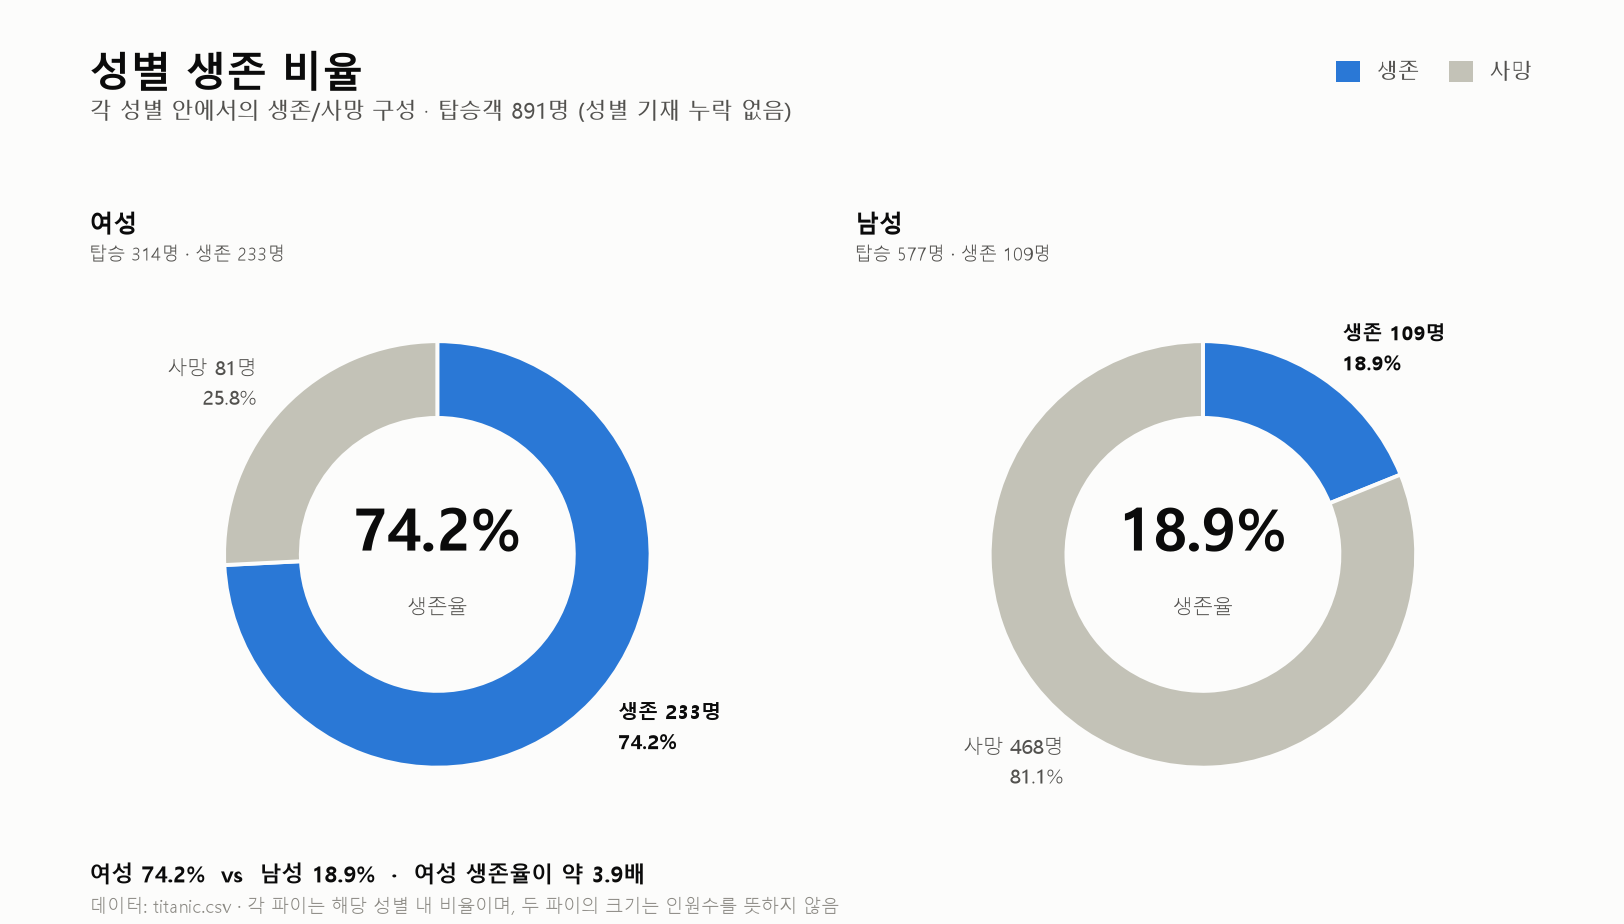

Write Python code to recreate this figure.
# -*- coding: utf-8 -*-
"""성별 생존 비율을 파이(도넛) 차트로 비교한다.

여성/남성 각각의 '해당 성별 내 생존/사망 구성'을 같은 크기의 파이 두 개로 나란히 놓고,
가운데에 생존율을 숫자로 넣어 두 파이의 차이를 숫자로도 읽을 수 있게 했다.
배색·폰트·레이블 규칙은 titanic_survival.py 와 동일하다.

사용법:
    python titanic_sex_pie.py           # 라이트 모드 -> titanic_sex_pie.png
    python titanic_sex_pie.py --dark    # 다크 모드   -> titanic_sex_pie_dark.png
"""
from __future__ import annotations

import argparse
from pathlib import Path

import matplotlib

matplotlib.use("Agg")

import matplotlib.pyplot as plt
import numpy as np
from matplotlib.patches import Patch

from titanic_survival import (
    ALIVE_LABEL,
    DARK,
    DEAD_LABEL,
    LIGHT,
    load_data,
    panel_title,
    rate_table,
    setup_font,
)

HERE = Path(__file__).resolve().parent


def draw_pie(
    ax: plt.Axes,
    cell,
    label: str,
    total: int,
    alive: int,
    c: dict,
    hero_size: float = 30,
    label_size: float = 10.5,
) -> None:
    dead = total - alive
    rate = alive / total * 100

    ax.set_facecolor(c["surface"])
    ax.set_aspect("equal")
    wedges, _ = ax.pie(
        [alive, dead],
        startangle=90,
        counterclock=False,
        colors=[c["alive"], c["dead"]],
        wedgeprops={"width": 0.36, "edgecolor": c["surface"], "linewidth": 2},
    )
    ax.set_xlim(-1.5, 1.5)
    ax.set_ylim(-1.3, 1.3)

    # 가운데 생존율: 두 파이를 눈대중으로 비교하지 않아도 되게 숫자로 박아둔다
    ax.text(0, 0.1, f"{rate:.1f}%", ha="center", va="center", color=c["ink"], fontsize=hero_size, fontweight="bold")
    ax.text(0, -0.25, "생존율", ha="center", va="center", color=c["ink2"], fontsize=label_size * 0.95)

    for wedge, name, n in ((wedges[0], ALIVE_LABEL, alive), (wedges[1], DEAD_LABEL, dead)):
        ang = np.deg2rad((wedge.theta1 + wedge.theta2) / 2)
        x, y = np.cos(ang), np.sin(ang)
        ax.text(
            x * 1.17,
            y * 1.17,
            f"{name} {n:,}명\n{n / total * 100:.1f}%",
            ha="left" if x >= 0 else "right",
            va="center",
            color=c["ink"] if name == ALIVE_LABEL else c["ink2"],
            fontsize=label_size,
            fontweight="bold" if name == ALIVE_LABEL else "normal",
            linespacing=1.5,
        )

    panel_title(ax.figure, cell, f"{label}", f"탑승 {total:,}명 · 생존 {alive:,}명", c)


def build_figure(dark: bool) -> tuple[plt.Figure, "object"]:
    c = DARK if dark else LIGHT
    df = load_data()
    tbl = rate_table(df, "성별", ["여성", "남성"])

    fig = plt.figure(figsize=(11.6, 6.6), dpi=140, facecolor=c["surface"])
    gs = fig.add_gridspec(1, 2, left=0.055, right=0.955, top=0.70, bottom=0.10, wspace=0.10)

    fig.text(0.055, 0.945, "성별 생존 비율", color=c["ink"], fontsize=21, fontweight="bold", va="top")
    fig.text(
        0.055,
        0.892,
        "각 성별 안에서의 생존/사망 구성 · 탑승객 891명 (성별 기재 누락 없음)",
        color=c["ink2"],
        fontsize=11.5,
        va="top",
    )

    legend = fig.legend(
        handles=[Patch(facecolor=c["alive"], label=ALIVE_LABEL), Patch(facecolor=c["dead"], label=DEAD_LABEL)],
        loc="upper right",
        bbox_to_anchor=(0.955, 0.955),
        ncol=2,
        frameon=False,
        handlelength=1.1,
        handleheight=1.1,
        columnspacing=1.4,
        fontsize=11,
    )
    for text in legend.get_texts():
        text.set_color(c["ink2"])

    for k, (name, row) in enumerate(tbl.iterrows()):
        ax = fig.add_subplot(gs[0, k])
        draw_pie(ax, gs[0, k].get_position(fig), str(name), int(row["전체"]), int(row["생존"]), c)

    ratio = tbl.loc["여성", "생존율"] / tbl.loc["남성", "생존율"]
    fig.text(
        0.055,
        0.045,
        f"여성 {tbl.loc['여성', '생존율']:.1f}%  vs  남성 {tbl.loc['남성', '생존율']:.1f}%  ·  여성 생존율이 약 {ratio:.1f}배",
        color=c["ink"],
        fontsize=11.5,
        fontweight="bold",
    )
    fig.text(
        0.055,
        0.012,
        "데이터: titanic.csv · 각 파이는 해당 성별 내 비율이며, 두 파이의 크기는 인원수를 뜻하지 않음",
        color=c["muted"],
        fontsize=9,
    )
    return fig, tbl


def main() -> None:
    parser = argparse.ArgumentParser(description="성별 생존 비율 파이 차트")
    parser.add_argument("--dark", action="store_true", help="다크 모드로 렌더링")
    parser.add_argument("--out", type=Path, default=None, help="저장 경로")
    args = parser.parse_args()

    setup_font()
    c = DARK if args.dark else LIGHT
    fig, tbl = build_figure(dark=args.dark)
    out = args.out or HERE / ("titanic_sex_pie_dark.png" if args.dark else "titanic_sex_pie.png")
    fig.savefig(out, facecolor=c["surface"])
    plt.close(fig)

    print(f"저장 완료: {out}")
    print(f"\n[표 보기] 성별 생존 비율")
    print(f"{'성별':<6} {'전체':>6} {'생존':>6} {'사망':>6} {'생존율':>8}")
    print("-" * 38)
    for name, row in tbl.iterrows():
        print(f"{str(name):<6} {int(row['전체']):>6} {int(row['생존']):>6} {int(row['사망']):>6} {row['생존율']:>7.1f}%")


if __name__ == "__main__":
    main()
